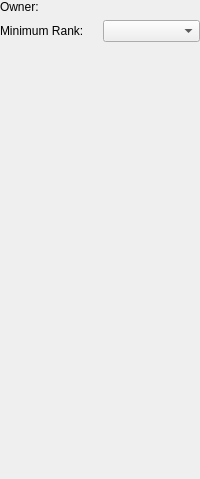
     <widget class="QWidget" name="pageOwnership">
      <layout class="QGridLayout" name="gridLayout_8">
       <property name="leftMargin">
        <number>0</number>
       </property>
       <property name="topMargin">
        <number>0</number>
       </property>
       <property name="rightMargin">
        <number>0</number>
       </property>
       <property name="bottomMargin">
        <number>0</number>
       </property>
       <item row="0" column="0">
        <widget class="QLabel" name="label_13">
         <property name="text">
          <string>Owner:</string>
         </property>
         <property name="buddy">
          <cstring>owner</cstring>
         </property>
        </widget>
       </item>
       <item row="0" column="1">
        <widget class="DKFormPicker" name="owner">
         <property name="whatsThis">
          <string>&lt;p&gt;This ref can be made to belong to an ActorBase or a Faction. If no owner is set here, then the ref will belong to whatever Actor or Faction, if any, owns its containing cell.&lt;/p&gt;
&lt;p&gt;Furniture with an owner can only be used by its owner. Items with an owner can be picked up by anyone, but if someone who doesn't own them picks them up, that individual will be committing theft.&lt;/p&gt;</string>
         </property>
        </widget>
       </item>
       <item row="2" column="0">
        <spacer name="verticalSpacer_2">
         <property name="orientation">
          <enum>Qt::Vertical</enum>
         </property>
         <property name="sizeHint" stdset="0">
          <size>
           <width>20</width>
           <height>437</height>
          </size>
         </property>
        </spacer>
       </item>
       <item row="1" column="0">
        <widget class="QLabel" name="label_14">
         <property name="text">
          <string>Minimum Rank:</string>
         </property>
         <property name="buddy">
          <cstring>ownerRank</cstring>
         </property>
        </widget>
       </item>
       <item row="1" column="1">
        <widget class="QComboBox" name="ownerRank">
         <property name="whatsThis">
          <string>&lt;p&gt;If this ref is owned by a Faction, you can specify the minimum rank that a faction member must have in order to be regarded as sharing ownership of this ref. (Skyrim's factions don't use the rank system.)&lt;/p&gt;</string>
         </property>
        </widget>
       </item>
      </layout>
     </widget>
